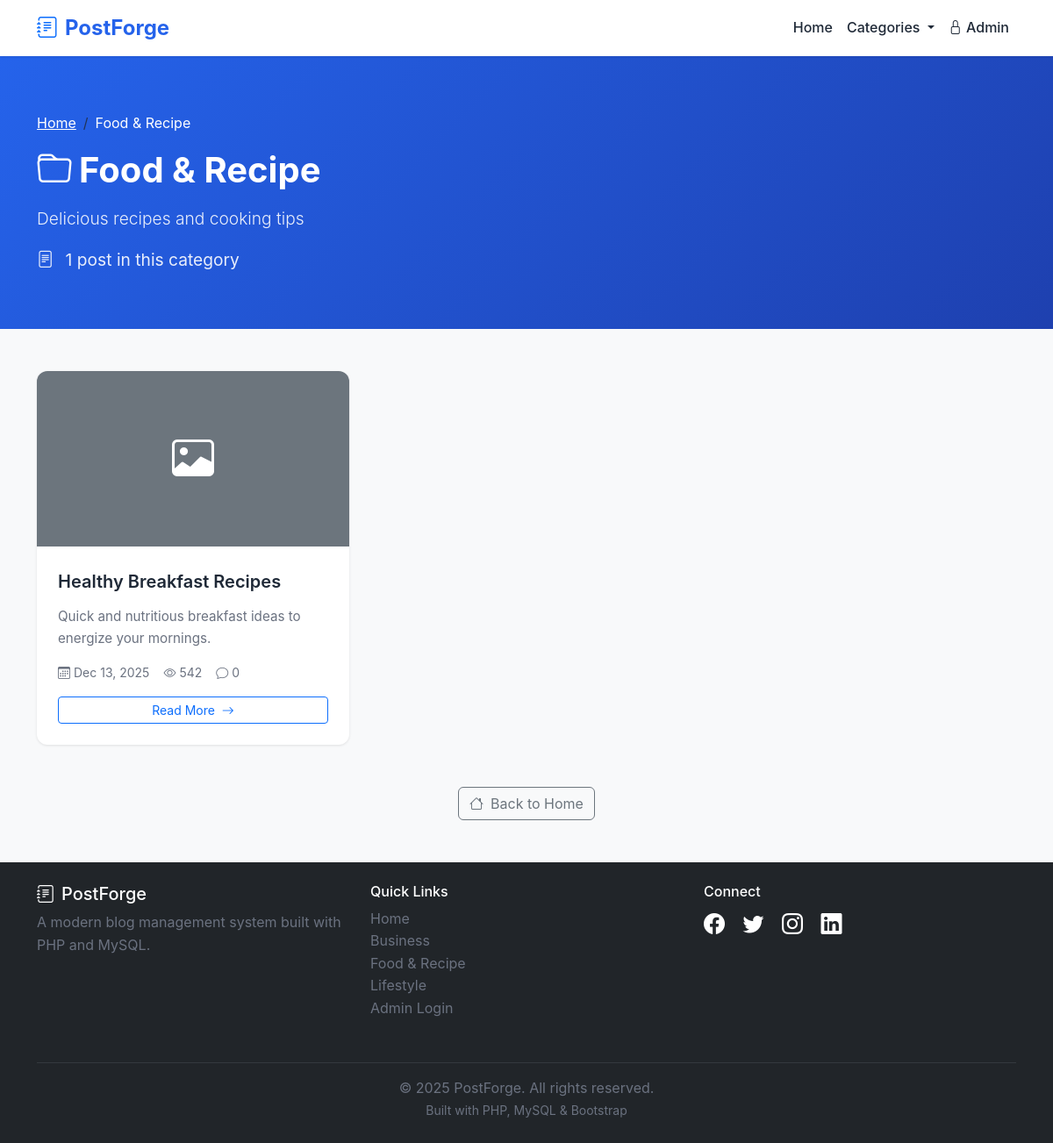
The app's page /category.php?slug=food-recipe, older data.
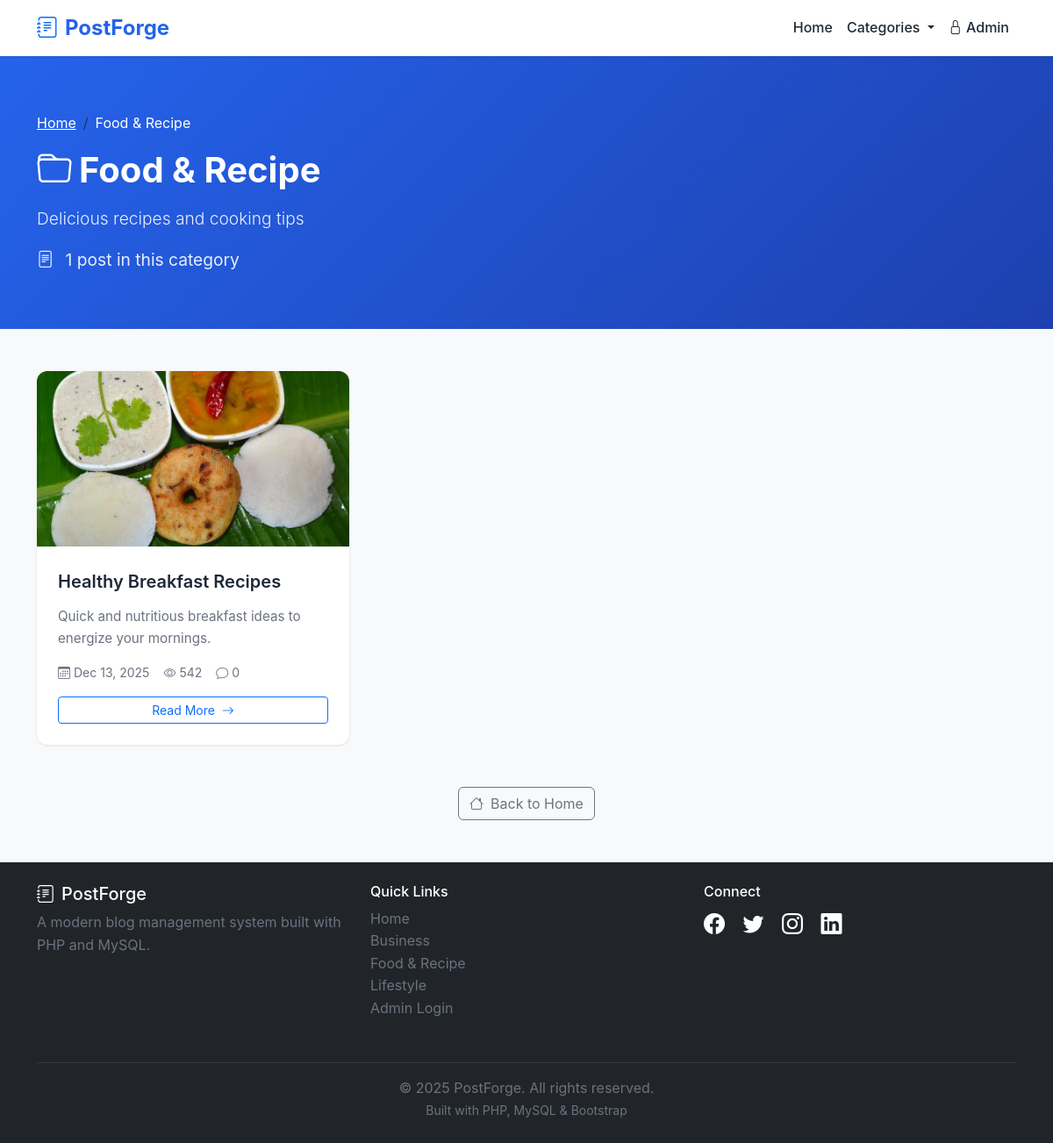
The same page, newer data.
### tables this page shows
CREATE TABLE IF NOT EXISTS categories (
    id INT PRIMARY KEY AUTO_INCREMENT,
    name VARCHAR(100) UNIQUE NOT NULL,
    slug VARCHAR(100) UNIQUE NOT NULL,
    description TEXT,
    created_at TIMESTAMP DEFAULT CURRENT_TIMESTAMP,
    INDEX idx_slug (slug)
);

CREATE TABLE IF NOT EXISTS posts (
    id INT PRIMARY KEY AUTO_INCREMENT,
    title VARCHAR(255) NOT NULL,
    slug VARCHAR(255) UNIQUE NOT NULL,
    content TEXT NOT NULL,
    excerpt TEXT,
    featured_image VARCHAR(255),
    category_id INT,
    author_id INT,
    status ENUM('draft', 'published') DEFAULT 'draft',
    views INT DEFAULT 0,
    created_at TIMESTAMP DEFAULT CURRENT_TIMESTAMP,
    updated_at TIMESTAMP DEFAULT CURRENT_TIMESTAMP ON UPDATE CURRENT_TIMESTAMP,
    published_at TIMESTAMP NULL,
    FOREIGN KEY (category_id) REFERENCES categories(id) ON DELETE SET NULL,
    FOREIGN KEY (author_id) REFERENCES admins(id) ON DELETE CASCADE,
    INDEX idx_slug (slug),
    INDEX idx_status (status),
    INDEX idx_category (category_id),
    INDEX idx_author (author_id),
    INDEX idx_created (created_at),
    FULLTEXT idx_search (title, content)
);

### includes/functions.php (called while the page is built, shortened)
<?php
function sanitize($data) {
    return htmlspecialchars($data, ENT_QUOTES, 'UTF-8');
}
function formatDate($date, $format = 'M d, Y') {
    return date($format, strtotime($date));
}
function truncate($text, $length = 100, $suffix = '...') {
    return $text;
}
function formatNumber($number) {
    return number_format($number);
}

### public/category.php (the view, shortened to what this page needs)
<?php
require_once '../includes/functions.php';
$categorySlug = $_GET['slug'] ?? '';
try {
    $db = getDB();
    $catStmt = $db->prepare("SELECT * FROM categories WHERE slug = :slug");
    $catStmt->execute(['slug' => $categorySlug]);
    $category = $catStmt->fetch();
    $page = isset($_GET['page']) ? (int)$_GET['page'] : 1;
    $countStmt = $db->prepare("
        SELECT COUNT(*) as count FROM posts
        WHERE category_id = :category_id AND status = 'published'
    ");
    $countStmt->execute(['category_id' => $category['id']]);
    $total = $countStmt->fetch()['count'];
    $pagination = getPagination($total, POSTS_PER_PAGE, $page);
    $postsStmt = $db->prepare("
        SELECT p.*, c.name as category_name, c.slug as category_slug, a.full_name as author_name,
               (SELECT COUNT(*) FROM comments WHERE post_id = p.id AND status = 'approved') as comment_count
        FROM posts p
        LEFT JOIN categories c ON p.category_id = c.id
        LEFT JOIN admins a ON p.author_id = a.id
        WHERE p.category_id = :category_id AND p.status = 'published'
        ORDER BY p.published_at DESC
        LIMIT :offset, :limit
    ");
    $postsStmt->execute([
        'category_id' => $category['id'],
        'offset' => $pagination['offset'],
        'limit' => POSTS_PER_PAGE
    ]);
    $posts = $postsStmt->fetchAll();
} catch (PDOException $e) {
    header('Location: index.php');
    exit;
}
include 'includes/header.php';
?>
<div class="hero-section">
    <div class="container">
        <nav aria-label="breadcrumb">
            <ol class="breadcrumb">
                <li class="breadcrumb-item"><a href="index.php" class="text-white">Home</a></li>
                <li class="breadcrumb-item active text-white" aria-current="page">
                    <?php echo sanitize($category['name']); ?>
                </li>
            </ol>
        </nav>
        <h1><i class="bi bi-folder me-2"></i><?php echo sanitize($category['name']); ?></h1>
        <?php if ($category['description']): ?>
            <p class="lead"><?php echo sanitize($category['description']); ?></p>
        <?php endif; ?>
        <p class="mb-0">
            <i class="bi bi-file-text me-2"></i>
            <?php echo formatNumber($total); ?> post<?php echo $total != 1 ? 's' : ''; ?> in this category
        </p>
    </div>
</div>
<div class="container mb-5">
    <div class="row">
        <?php if (empty($posts)): ?>
            <div class="col-12">
                <div class="alert alert-info">
                    <i class="bi bi-info-circle me-2"></i>
                    No posts in this category yet.
                    <a href="index.php" class="alert-link">Browse all posts</a>
                </div>
            </div>
        <?php else: ?>
            <?php foreach ($posts as $post): ?>
                <div class="col-md-6 col-lg-4 mb-4">
                    <div class="card post-card">
                        <?php if ($post['featured_image']): ?>
                            <img src="<?php echo UPLOAD_URL . sanitize($post['featured_image']); ?>"
                                 alt="<?php echo sanitize($post['title']); ?>"
                                 class="post-card-img">
                        <?php else: ?>
                            <div class="post-card-img bg-secondary d-flex align-items-center justify-content-center">
                                <i class="bi bi-image text-white" style="font-size: 3rem;"></i>
                            </div>
                        <?php endif; ?>
                        <div class="post-card-body">
                            <a href="post.php?slug=<?php echo $post['slug']; ?>"
                               class="post-card-title">
                                <?php echo sanitize($post['title']); ?>
                            </a>
                            <p class="post-card-excerpt">
                                <?php echo sanitize(truncate($post['excerpt'], 100)); ?>
                            </p>
                            <div class="post-meta">
                                <span class="post-meta-item">
                                    <i class="bi bi-calendar3"></i>
                                    <?php echo formatDate($post['published_at'], 'M d, Y'); ?>
                                </span>
                                <span class="post-meta-item">
                                    <i class="bi bi-eye"></i>
                                    <?php echo formatNumber($post['views']); ?>
                                </span>
                                <span class="post-meta-item">
                                    <i class="bi bi-chat"></i>
                                    <?php echo $post['comment_count']; ?>
                                </span>
                            </div>
                            <a href="post.php?slug=<?php echo $post['slug']; ?>"
                               class="btn btn-outline-primary btn-sm mt-3 w-100">
                                Read More <i class="bi bi-arrow-right ms-1"></i>
                            </a>
                        </div>
                    </div>
                </div>
            <?php endforeach; ?>
        <?php endif; ?>
    </div>
    <div class="text-center mt-4">
        <a href="index.php" class="btn btn-outline-secondary">
            <i class="bi bi-house me-2"></i>Back to Home
        </a>
    </div>
</div>
<?php include 'includes/footer.php'; ?>

### public/includes/header.php (shortened to what this page needs)
<!DOCTYPE html>
<html lang="en">
<head>
    <link href="https://cdn.jsdelivr.net/npm/bootstrap@5.3.0/dist/css/bootstrap.min.css" rel="stylesheet">
    <link rel="stylesheet" href="https://cdn.jsdelivr.net/npm/bootstrap-icons@1.11.0/font/bootstrap-icons.css">
    <link rel="stylesheet" href="../assets/css/public.css">
</head>
<body>
    <nav class="navbar navbar-expand-lg navbar-light bg-white shadow-sm sticky-top">
        <div class="container">
            <a class="navbar-brand fw-bold" href="index.php">
                <i class="bi bi-journal-text me-2 text-primary"></i><?php echo SITE_NAME; ?>
            </a>
            <div class="collapse navbar-collapse" id="navbarMain">
                <ul class="navbar-nav ms-auto">
                    <li class="nav-item">
                        <a class="nav-link <?php echo basename($_SERVER['PHP_SELF']) == 'index.php' ? 'active' : ''; ?>"
                           href="index.php">Home</a>
                    </li>
                    <?php
                    try {
                        $db = getDB();
                        $navCatsStmt = $db->query("SELECT * FROM categories ORDER BY name ASC LIMIT 5");
                        $navCategories = $navCatsStmt->fetchAll();
                        if (!empty($navCategories)):
                    ?>
                        <li class="nav-item dropdown">
                            <a class="nav-link dropdown-toggle" href="#" id="categoriesDropdown" role="button"
                               data-bs-toggle="dropdown">
                                Categories
                            </a>
                        </li>
                    <?php
                        endif;
                    } catch (PDOException $e) {
                    }
                    ?>
                    <li class="nav-item">
                        <a class="nav-link" href="../admin/login.php">
                            <i class="bi bi-lock"></i> Admin
                        </a>
                    </li>
                </ul>
            </div>
        </div>
    </nav>
    <main>

### public/includes/footer.php (shortened to what this page needs)
    </main>
    <footer class="bg-dark text-white mt-5 py-4">
        <div class="container">
            <div class="row">
                <div class="col-md-4 mb-3">
                    <h5><i class="bi bi-journal-text me-2"></i><?php echo SITE_NAME; ?></h5>
                    <p class="text-muted">A modern blog management system built with PHP and MySQL.</p>
                </div>
                <div class="col-md-4 mb-3">
                    <h6>Quick Links</h6>
                    <ul class="list-unstyled">
                        <li><a href="index.php" class="text-muted text-decoration-none">Home</a></li>
                        <?php
                        try {
                            $db = getDB();
                            $footerCatsStmt = $db->query("SELECT * FROM categories ORDER BY name ASC LIMIT 3");
                            $footerCategories = $footerCatsStmt->fetchAll();
                            foreach ($footerCategories as $footerCat):
                        ?>
                            <li>
                                <a href="category.php?slug=<?php echo $footerCat['slug']; ?>"
                                   class="text-muted text-decoration-none">
                                    <?php echo sanitize($footerCat['name']); ?>
                                </a>
                            </li>
                        <?php
                            endforeach;
                        } catch (PDOException $e) {
                        }
                        ?>
                        <li><a href="../admin/login.php" class="text-muted text-decoration-none">Admin Login</a></li>
                    </ul>
                </div>
                <div class="col-md-4 mb-3">
                    <h6>Connect</h6>
                    <div class="social-links">
                        <a href="#" class="text-white me-3"><i class="bi bi-facebook"></i></a>
                        <a href="#" class="text-white me-3"><i class="bi bi-twitter"></i></a>
                        <a href="#" class="text-white me-3"><i class="bi bi-instagram"></i></a>
                        <a href="#" class="text-white me-3"><i class="bi bi-linkedin"></i></a>
                    </div>
                </div>
            </div>
            <hr class="border-secondary">
            <div class="text-center text-muted">
                <p class="mb-0">&copy; <?php echo date('Y'); ?> <?php echo SITE_NAME; ?>. All rights reserved.</p>
                <small>Built with PHP, MySQL & Bootstrap</small>
            </div>
        </div>
    </footer>
</body>
</html>

### assets/css/public.css (style rules this page uses)
:root { --primary-blue: #2563eb; --primary-dark: #1e40af; --success-green: #10b981; --warning-orange: #f59e0b; --danger-red: #ef4444; --info-cyan: #06b6d4; --dark-gray: #1f2937; --medium-gray: #6b7280; --light-gray: #f3f4f6; --border-gray: #e5e7eb; }
* { margin: 0; padding: 0; box-sizing: border-box; }
body { font-family: 'Inter', 'Segoe UI', 'Roboto', sans-serif; background-color: #f8f9fa; color: var(--dark-gray); line-height: 1.6; }
.navbar { transition: all 0.3s ease; }
.navbar-brand { font-size: 1.5rem; color: var(--primary-blue) !important; }
.nav-link { font-weight: 500; transition: color 0.3s ease; color: var(--dark-gray) !important; }
.hero-section { background: linear-gradient(135deg, var(--primary-blue) 0%, var(--primary-dark) 100%); color: white; padding: 4rem 0; margin-bottom: 3rem; }
.hero-section h1 { font-size: 2.5rem; font-weight: 700; margin-bottom: 1rem; }
.hero-section p { font-size: 1.2rem; opacity: 0.9; }
.post-card { border: none; border-radius: 12px; box-shadow: 0 1px 3px rgba(0, 0, 0, 0.1); transition: all 0.3s ease; overflow: hidden; height: 100%; background: white; }
.post-card-img { height: 200px; object-fit: cover; transition: transform 0.3s ease; }
.post-card-body { padding: 1.5rem; }
.post-card-title { font-size: 1.25rem; font-weight: 600; margin-bottom: 0.75rem; color: var(--dark-gray); text-decoration: none; display: block; transition: color 0.3s ease; }
.post-card-excerpt { color: var(--medium-gray); font-size: 0.95rem; margin-bottom: 1rem; line-height: 1.6; }
.post-meta { display: flex; align-items: center; gap: 1rem; font-size: 0.875rem; color: var(--medium-gray); flex-wrap: wrap; }
.post-meta-item { display: flex; align-items: center; gap: 0.25rem; }
footer { margin-top: 4rem; }
.social-links a { font-size: 1.5rem; transition: opacity 0.3s ease; }
.text-muted { color: var(--medium-gray) !important; }
.shadow-sm { box-shadow: 0 1px 3px rgba(0, 0, 0, 0.1) !important; }

Row changes from the older to the newer data that the page shows:
changed posts "Healthy Breakfast Recipes": featured_image: picture added
